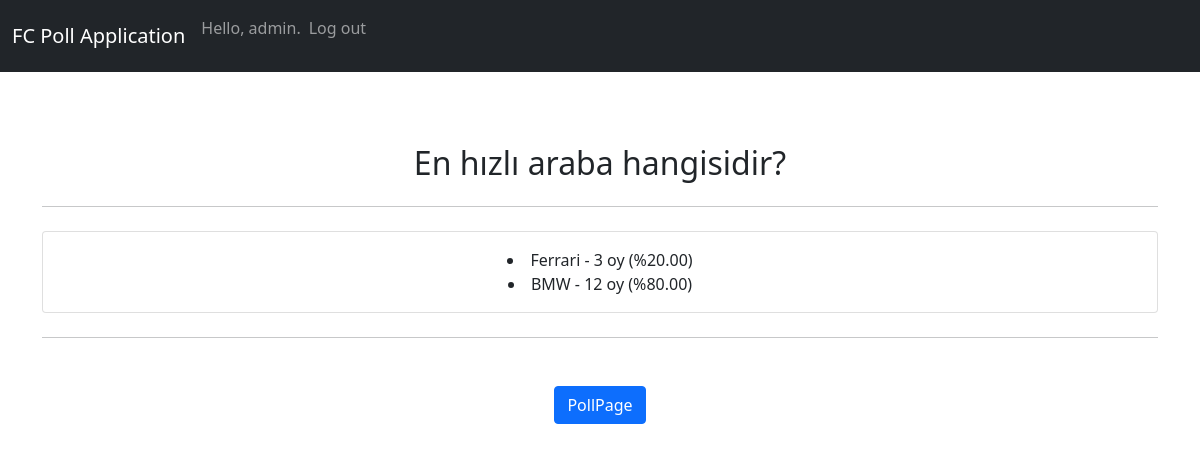
The page /poll_result/2/ (signed in) on the database its author committed.
### PollApp/models.py (models this page shows, shortened)
class Poll(models.Model):
    name = models.CharField(max_length=50)
    description = models.TextField(blank=True)
    choices = models.ManyToManyField(Choice, related_name='related_polls', blank=True)

class Choice(models.Model):
    name = models.CharField(max_length=20)

### PollApp/views.py (the view)
# urls.py: path("poll_result/<int:poll_id>/", views.poll_result_view, name="poll_result"),
@login_required
def poll_result_view(request, poll_id):
    poll = Poll.objects.get(id=poll_id)
    choices_with_votes = Choice.objects.filter(related_polls=poll).annotate(total_votes=Count('votes'))
    total_votes = sum(choice.total_votes for choice in choices_with_votes)
    for choice in choices_with_votes:
        choice.vote_percentage = (choice.total_votes / total_votes) * 100 if total_votes > 0 else 0
    return render(request, template_name="PollApp/poll_result.html",
                  context={"poll": poll, "choices_with_votes": choices_with_votes})

### PollApp/templates/PollApp/poll_result.html (shortened to what this page needs)
{% extends 'PollApp/base.html' %}
{% block body %}
    <div class="text-center mt-5">
        <h2> {{ poll.name }} </h2>
        <hr class="my-4">
        <div class="card">
            <div class="card-body">
                {% for choice in choices_with_votes %}
                    <li>{{ choice.name }} - {{ choice.total_votes }} oy (%{{ choice.vote_percentage|floatformat:"2" }})</li>
                {% endfor %}
            </div>
        </div>
        <div class="mt-4 mb-4">
            <hr class="my-4">
        </div>
        <a href="{% url 'PollApp:home' %}" class="btn btn-primary mt-4">PollPage</a>
    </div>
{% endblock %}

### PollApp/templates/PollApp/base.html (shortened to what this page needs)
<!DOCTYPE html>
<html lang="en">
<head>
    <link href="https://cdn.jsdelivr.net/npm/bootstrap@5.1.3/dist/css/bootstrap.min.css" rel="stylesheet">
</head>
<body>
<nav class="navbar navbar-expand-lg navbar-dark bg-dark">
    <div class="container-fluid">
        <a class="navbar-brand" href="{% url 'PollApp:index' %}">FC Poll Application</a>
        <div class="collapse navbar-collapse" id="navbarText">
            <ul class="navbar-nav ml-auto">
            {% if user.is_authenticated %}
                <li class="nav-item">
                    <p class="navbar-text">Hello, {{ user.username }}.</p>
                </li>
                <li class="nav-item">
                    <a class="nav-link" href="{% url 'users:logout' %}">Log out</a>
                </li>
            {% else %}
                <li class="nav-item">
                    <a class="nav-link" href="{% url 'users:register' %}">Register</a>
                </li>
                <li class="nav-item">
                    <a class="nav-link" href="{% url 'users:login' %}">Log in</a></li>
            {% endif %}
        </ul>
        </div>
    </div>
</nav>
<br>
<div class="container">
    {% block body %}
    {% endblock %}
</div>
</body>
</html>

### rows shown on the page
Poll: name "En hızlı araba hangisidir?"
Choice: name "Ferrari", total_votes "3", vote_percentage "20.00"
Choice: name "BMW", total_votes "12", vote_percentage "80.00"

### other values the page prints
{{ user.username }} "admin"
